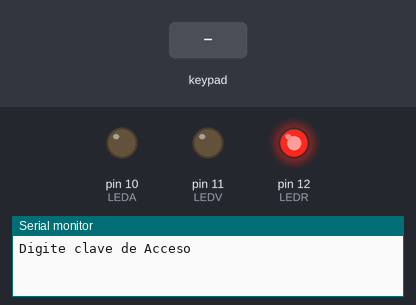
This sketch was run on a simulated Arduino Uno, built with avr-gcc and run on an emulated ATmega328P. On the bench: output pins drawn as LEDs (lit = HIGH), the last lines printed to the serial monitor. The test bench sets the inputs (shaded band).

Above: at 1.2 s.
1.3 s: keypad keys 1 2 7 pressed 0.4 s apart
At 3.5 s:
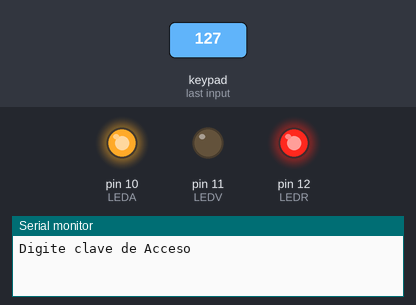
At 4.1 s:
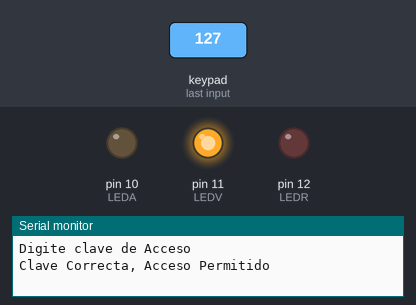
4.3 s: key '*' pressed
At 5.5 s:
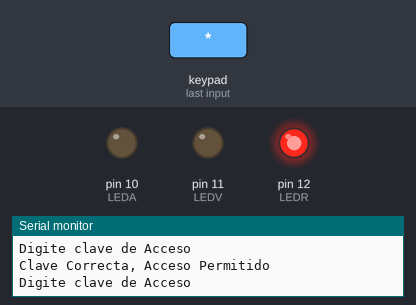
Timing chart, 0 to 7.3 s (numbered marks = the images above; inputs shaded):
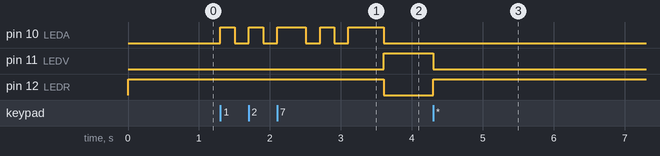

The sketch:

ControlAcceso.ino
```cpp
#include <Keypad.h>               // Libreria para teclado matricial
const byte Filas=4;               // Cuatro filas de teclado
const byte Columnas=4;            // Cuatro columnas de teclado
byte PFilas[]={9,8,7,6};          // Pines del Arduino correspondientes para Filas
byte PColumnas[]={5,4,3,2};       // Pines del Arduino correspondientes para Columnas
char Teclas [Filas][Columnas]=    // valores correspondientes para cada tecla
{
  {'1','2','3','A'},
  {'4','5','6','B'},
  {'7','8','9','C'},
  {'*','0','#','D'}
};
char CodigoAcceso[3]={'1','2','7'};   // Clave de acceso
int Posicionador=0;                   // Posicionador para manejo de la clave
int Contador=0;                       // Contador de datos insertados
int Clave=0;                          // Clave realizar funciones si la clave es correcta o no
int LEDA=10;                          // LED Amarillo para encenderse cada que se presiona una tecla
int LEDV=11;                          // LED Verde para dar acceso
int LEDR=12;                          // LED Rojo para no permitir acceso
Keypad Teclado=Keypad(makeKeymap(Teclas),PFilas, PColumnas, Filas, Columnas);   // Realiza mapa de teclas para libreria de Keypad
void setup()
{
  pinMode(LEDA,OUTPUT);     // LEDA como salida
  pinMode(LEDV,OUTPUT);     // LEDV como salida
  pinMode(LEDR,OUTPUT);     // LEDR como salida
  digitalWrite(LEDV,LOW);   // LEDV inicia como apagado
  digitalWrite(LEDR,HIGH);  // LEDR inicia encendido
  Serial.begin(9600);       /* Inicio de la funcion de comunicacion serial y realizacion de la velocidad de transmision entre el Arduino
                               y la Computadora, la velocidad de Baudios debe ser la misma en ambos sistemas para que las instrucciones
                               puedan ser enviadas y recibidas.
                            */
  Serial.println("Digite clave de Acceso");     // Mensaje inicial
}
void loop()
{
  char Pulsacion=Teclado.getKey();    // Obtencion de valor de tecla presionada
  if(Pulsacion!=0)                    // Si se ha pulsado una tecla
  {
    if(Pulsacion!='#' && Pulsacion!='*' && Clave==0)  // Si la tecla presionada no es #, * y Clave es igual a 0
    {
      digitalWrite(LEDA,HIGH);                        // Enciende LED Amarillo
      delay(200);                                     // Retraso de 200ms
      digitalWrite(LEDA,LOW);                         // Apaga LED Amarillo
      if(Pulsacion==CodigoAcceso[Posicionador])       // Si pulsacion es igual al Codigo de Acceso
      Posicionador++;                                 // Posicionador aumenta su valor
      if(Posicionador==3)             // Si Posicionador es igual a 3
      {
        digitalWrite(LEDA,HIGH);      // Enciende LED Amarillo
        delay(200);                   // Retraso de 200ms
        digitalWrite(LEDA,LOW);       // Apaga LED Amarillo
        delay(200);                   // Retraso de 200ms
        digitalWrite(LEDA,HIGH);      // Enciende LED Amarillo
        delay(200);                   // Retraso de 200ms
        digitalWrite(LEDA,LOW);       // Apaga LED Amarillo
        delay(200);                   // Retraso de 200ms
        digitalWrite(LEDA,HIGH);      // Enciende LED Amarillo
        delay(500);                   // Retraso de 500ms
        Clave=1;                      // Clave aceptada, permite Acceso
        Serial.println("Clave Correcta, Acceso Permitido");       // Escribimos en el puerto serial que se permite el acceso
        digitalWrite(LEDA,LOW);       // Apaga LED Amarillo
        digitalWrite(LEDV,HIGH);      // Enciende LED Verde
        digitalWrite(LEDR,LOW);       // Apaga LED Rojo
      }
      if(Contador>5)                  // Si Contador es mayor a 5
      {
        Serial.println("Clave Incorrecta, Acceso No Permitido");       // Escribimos en el puerto serial que no se permite el acceso
        Contador=0;                   // Contador igual a 0
        Posicionador=0;               // Posicionador igual a 0
        if(Clave==0)                  // Si Clave es igual a 0
        {
          digitalWrite(LEDA,HIGH);    // Enciende LED Amarillo
          delay(500);                 // Retraso de 500ms
          digitalWrite(LEDA,LOW);     // Apaga LED Amarillo
        }
      }
    }
  }
  if(Pulsacion=='*')            // Si se pulsa * (reset despues de permitir acceso)
  {
    Serial.println("Digite clave de Acceso");     // Mensaje para pedir nuevo permiso de acceso
    Posicionador=0;             // Posicionador igual a 0
    Contador=5;                 // Contador igual a 5
    Clave=0;                    // Clave igual a 0
    Posicionador=0;             // Posicionador igual a 0 (necesario para reset)
    digitalWrite(LEDV,LOW);     // Apaga LED Verde
    digitalWrite(LEDR,HIGH);    // Enciende LED Rojo
  }
}
```

Measured:
- after the input at 1.3 s, pin 10 (LEDA): LOW → HIGH at once, → LOW 0.20 s later, → HIGH 0.20 s later, → LOW 0.20 s later, … (10 changes in this stretch); pin 11 (LEDV): LOW → HIGH after 2.3 s; pin 12 (LEDR): HIGH → LOW after 2.3 s
- after the input at 4.3 s, pin 11 (LEDV): HIGH → LOW at once; pin 12 (LEDR): LOW → HIGH at once
